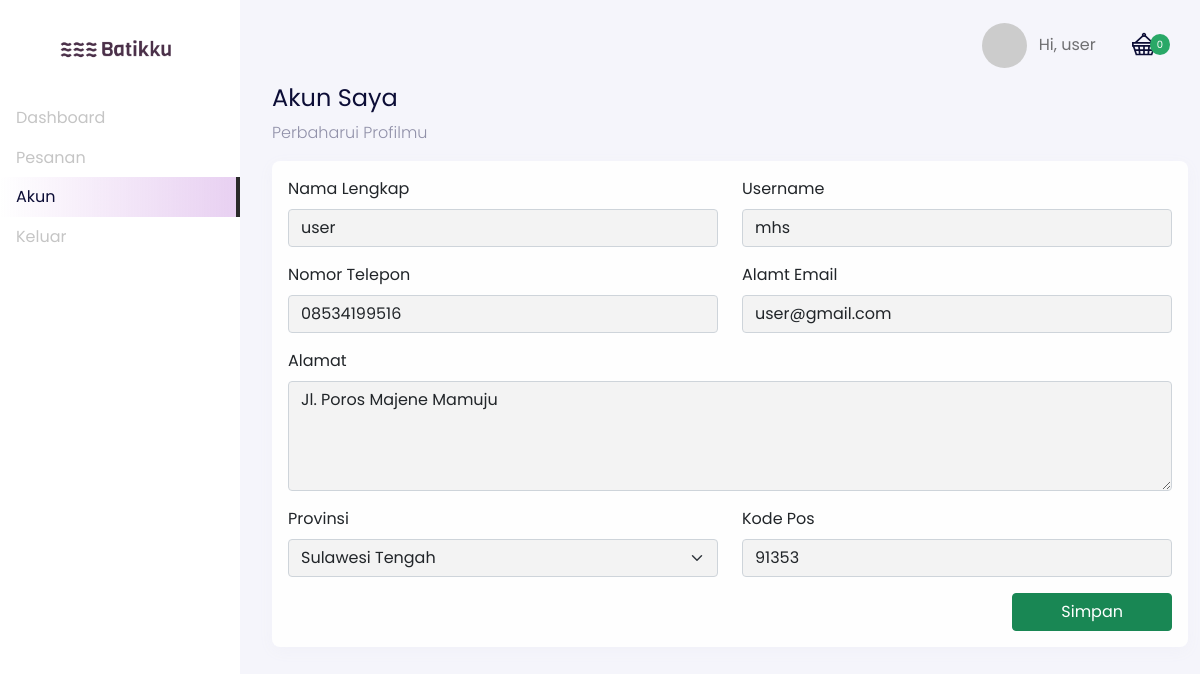
The page /frontend/dashboard-account.php (signed in) on the database its author committed.
### tables this page shows
CREATE TABLE `users` (
  `users_id` int(11) NOT NULL,
  `name` varchar(25) NOT NULL,
  `username` varchar(20) DEFAULT NULL,
  `phone_number` varchar(12) DEFAULT NULL,
  `email` varchar(50) NOT NULL,
  `email_verified_at` varchar(50) DEFAULT NULL,
  `password` text NOT NULL,
  `provinces_id` int(11) DEFAULT NULL,
  `address` text,
  `zip_code` varchar(11) DEFAULT NULL,
  `roles` enum('USER','ADMIN') NOT NULL DEFAULT 'USER'
);

CREATE TABLE `provinces` (
  `provinces_id` int(11) NOT NULL,
  `provinces_name` varchar(50) NOT NULL,
  `shipping_cost` int(25) NOT NULL
);

### frontend/dashboard-account.php (the view, shortened to what this page needs)
<?php
  include '../config.php'
?>
<!DOCTYPE html>
<html lang="en">
<head>
  <link href="https://unpkg.com/aos@2.3.1/dist/aos.css" rel="stylesheet" />
  <link href="../style/main.css" rel="stylesheet" />
</head>
<body>
  <div class="page-dashboard">
    <div class="d-flex"  id="wrapper" data-aos="fade-right">
        <div class="border-right" id="sidebar-wrapper">
          <div class="sidebar-heading text-center">
            <a href="../index.php">
              <img src="../../images/dashboard-logo.png" alt="" srcset="" class="my-4" width="120px">
            </a>
          </div>
          <div class="list-group list-group-flush">
              <a href="dashboard.php" class="list-group-item list-group-item-action">Dashboard</a>
              <a href="dashboard-transactions.php" class="list-group-item list-group-item-action">Pesanan</a>
              <a href="dashboard-account.php" class="list-group-item list-group-item-action active">Akun</a>
              <a href="../logout.php" class="list-group-item list-group-item-action">Keluar</a>
            </div>
        </div>
        <div id="page-content-wrapper">
          <?php include 'components/navbar.php'; ?>
          <div class="section-content section-dashboard-home mt-0" data-aos="fade-up">
            <div class="container-fluid">
              <div class="dashboard-heading">
                <h2 class="dashboard-title">Akun Saya</h2>
                <p class="dashboard-subtitle">
                  Perbaharui Profilmu
                </p>
              </div>
              <div class="dashboard-content">
                <div class="row">
                    <div class="col-12">
                      <form action="dashboard-account-update.php" method="POST">
                        <div class="card">
                          <div class="card-body">
                          <?php
                            $users_id = $_SESSION["id"];
                            $query = mysqli_query($config, "SELECT * FROM users JOIN provinces ON users.provinces_id=provinces.provinces_id  WHERE users_id='$users_id'");
                            while ($data = mysqli_fetch_array($query)) {
                          ?>
                            <div class="row">
                              <div class="col-md-6">
                                <div class="mb-3">
                                  <label for="name" class="form-label">Nama Lengkap</label>
                                  <input type="text" class="form-control" id="name" name="name" value="<?= $data['name']; ?>">
                                </div>
                              </div>
                              <div class="col-md-6">
                                <div class="mb-3">
                                  <label for="username" class="form-label">Username</label>
                                  <input type="text" class="form-control" id="username" name="username"
                                  value="<?= $data['username']; ?>">
                                </div>
                              </div>
                              <div class="col-md-6">
                                <div class="mb-3">
                                  <label for="phone_number" class="form-label">Nomor Telepon</label>
                                  <input type="text" class="form-control" id="phone_number" name="phone_number" value="<?= $data['phone_number']; ?>">
                                </div>
                              </div>
                              <div class="col-md-6">
                                <div class="mb-3">
                                  <label for="email" class="form-label">Alamt Email</label>
                                  <input type="text" class="form-control" id="email" name="email" value="<?= $data['email']; ?>">
                                </div>
                              </div>
                              <div class="col-md-12">
                                <div class="mb-3">
                                  <label for="address" class="form-label">Alamat</label>
                                  <textarea name="address" id="address" cols="30" rows="4" class="form-control"><?= $data['address']; ?></textarea>
                                </div>
                              </div>
                              <div class="col-md-6">
                                <div class="mb-3">
                                  <label for="provinces" class="form-label">Provinsi</label>
                                  <select id="provinces_id" name="provinces_id" class="form-select" required>
                                    <option value="<?= $data['provinces_id']; ?>" selected><?= $data['provinces_name']; ?></option>
                                    <?php
                                      $query = mysqli_query($config, "SELECT * FROM provinces");
                                    ?>
                                  </select>
                                </div>
                              </div>
                              <div class="col-md-6">
                                <div class="mb-3">
                                  <label for="zip_code" class="form-label">Kode Pos</label>
                                  <input type="text" class="form-control" id="zip_code" name="zip_code"
                                  value="<?= $data['zip_code']; ?>">
                                </div>
                              </div>
                            </div>
                            <div class="row">
                              <div class="col text-end">
                                <button type="submit" name="submit" class="btn btn-success px-5">Simpan</button>
                              </div>
                            </div>
                          </div>
                        </div>
                      </form>
                      <?php
                        }
                      ?>
                    </div>
                  </div>
                </div>
            </div>
          </div>
        </div>
    </div>
  </div>
</body>
</html>

### rows shown on the page
users: name "user", username "mhs", phone_number "08534199516", email "user@gmail.com", address "Jl. Poros Majene Mamuju", provinces_id "Sulawesi Tengah", zip_code "91353"

### other values the page prints
$_SESSION['name'] "user"
$data['cartCount'] "0"
